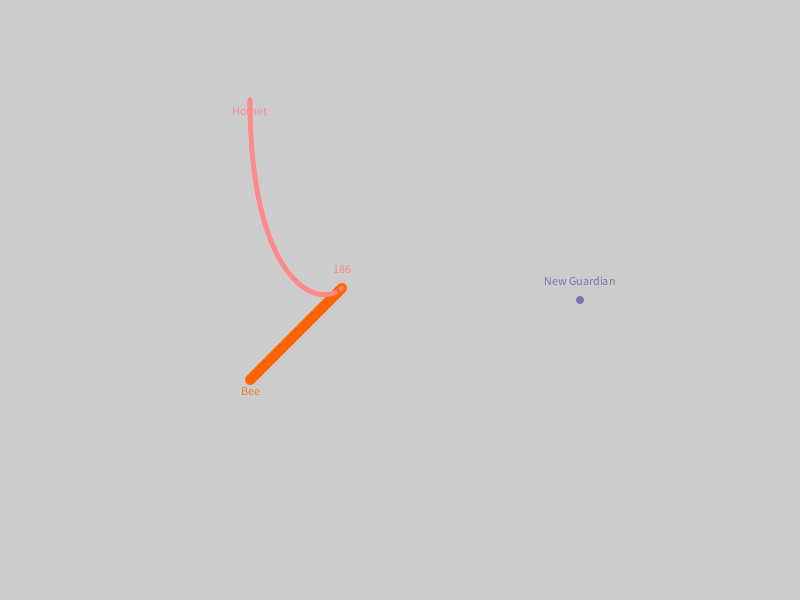
Frame 1 (no input)
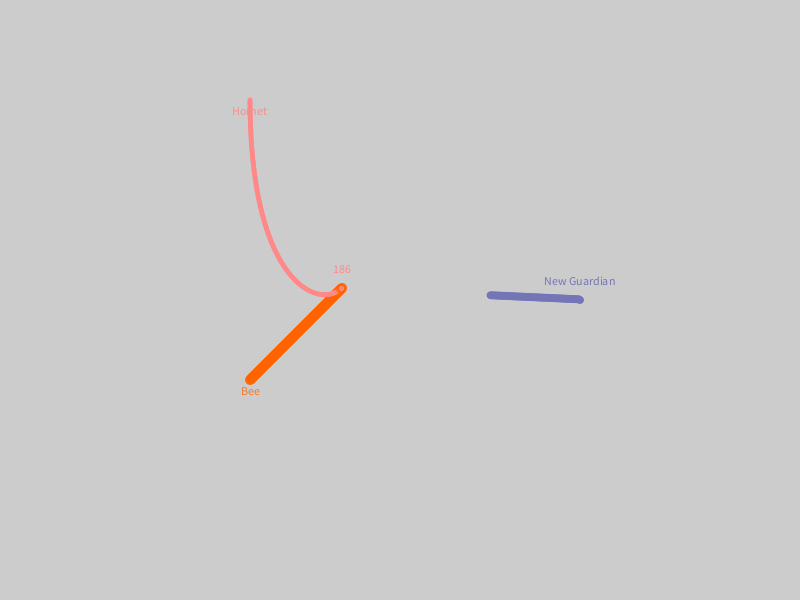
Frame 60 (the mouse pressed at the canvas centre just before this capture)
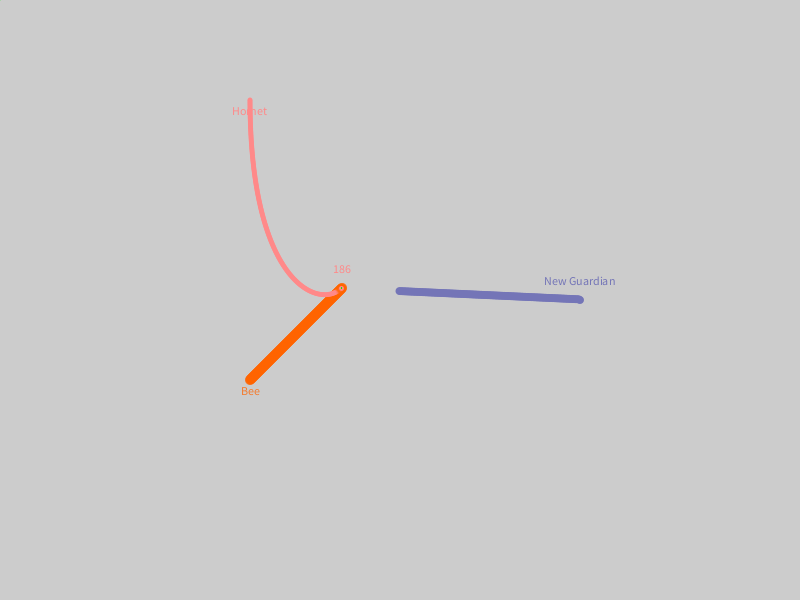
Frame 120 (the mouse held since frame 60 and released just before this capture)

The Processing sketch that drew these frames (run headless with seeded random() and noise(); from frame 60 on, the mouse is pressed at the canvas centre):

// Processing sketch: BetterGuardianLogic
// ── BetterGuardianLogic.pde
//last updated: 170701 (should work overall)

Bee simBee;
Bee realBee;
SimulHornet simHornet;
RealHornet realHornet;
NewGuardian simNewGuardian;
NewGuardian realNewGuardian;

ArrayList<PVector> hornetPoints = new ArrayList<PVector>();
void setup() {
  size(800, 600);
  simBee = new Bee(0.7);
  realBee = new Bee(0.7);
  simHornet = new SimulHornet(1.3);
  realHornet = new RealHornet(1.3);
  simNewGuardian = new NewGuardian(1.52);
  realNewGuardian = new NewGuardian(1.52);
  //frameRate(10000);
  frameRate(120);
}

int guardianFinalFrame = 0, guardianStuckTimes = 0;
void draw() {
  //background(255);
  textAlign(CENTER);
  while (simHornet.getStopMove() == false) {
    simBee.showBee();
    simBee.move();
    simHornet.showHornet();
    simHornet.move();
  }
  //myGuardian.showGuardian();
  //myGuardian.move();
  //if (myGuardian.getStopMove()) {
  //frameRate(60);
  //myNewGuardian.updateFinalLocation(myGuardian.getLocation().x, myGuardian.getLocation().y); //get the primitive final location
  //myNewGuardian.updateFinalLocation(hornetPoints.get(107).x, hornetPoints.get(107).y); //testing whether the final frames match
  //myNewGuardian.updateFinalLocation(425.36066, 362.76913); //107
  //myNewGuardian.updateFinalLocation(499.87952, 252.78468); //210

  //}



  if (simHornet.getStopMove() && simNewGuardian.getIsFinalFrame() == false) { // if -> while
    simNewGuardian.showGuardian();

    if (guardianFinalFrame != simNewGuardian.getMoves()) { 
      simNewGuardian.move();
      //assign guardian's final location to hornet's final frame
      if (guardianFinalFrame != 0) simNewGuardian.updateFinalLocation(hornetPoints.get(guardianFinalFrame).x, hornetPoints.get(guardianFinalFrame).y);

      if (simNewGuardian.getStopMove()) {
        if (guardianStuckTimes >= 15) {
          println("forcefully using this as the final frame because there won't be a shorter path");          
          
          simNewGuardian.confirmFinalFrame();
          println(guardianFinalFrame);
          background(220);
        } else {
          
          simNewGuardian.updateFinalLocation(hornetPoints.get(guardianFinalFrame).x, hornetPoints.get(guardianFinalFrame).y);

          guardianFinalFrame = simNewGuardian.getMoves();
          simNewGuardian.resetGuardian();
        }
      }
    } else { // Equal. 2 situations:
      // 1. Really final frame (shortest path)
      // 2. Hasn't reached the target yet. Stopped mid-way

      println("equal");

      if (simNewGuardian.getStopMove()) {
        println("Confirming this to be the final frame (shortest path)");

        simNewGuardian.confirmFinalFrame();
        println(guardianFinalFrame);
        background(220);
      } else {
        println("Hasn't reached the target yet. Stopped mid-way");

        guardianStuckTimes++; //it is possible that the shorest path and this "stucked" frame differs by a small value and keeps trying to get a shortest path. This stuckTimes will be used to determine whether it has got the shorest path possible.

        simNewGuardian.move(); //make it continue to move (the frames are unequal again)
      }
    }
  }

  if (simNewGuardian.getIsFinalFrame()) {
    realBee.showBee();
    realBee.move();
    realHornet.showHornet();
    realHornet.move();
    realNewGuardian.updateFinalLocation(hornetPoints.get(guardianFinalFrame).x, hornetPoints.get(guardianFinalFrame).y);
    realNewGuardian.showGuardian();
    realNewGuardian.move();
  }


  //Guideline
  //1. get every point of hornet's path.
  //2. use the new guardian logic to test the final location, until the hornet's and the guardian's final frames are the same
}

int speedMultiplier = 1;
class Bee {
  PVector location = new PVector(width/2-150, height/2+80); 
  float radius = 10;
  float speed;
  float moveTheta = radians(45);

  boolean printName = true;

  Bee(float _speed) {
    speed = _speed * speedMultiplier;
  }

  void showBee() {
    fill(255, 100, 0, 200);
    if (printName) text("Bee", location.x, location.y+15);
    printName = false;
    stroke(0); 
    noStroke(); 
    ellipse(location.x, location.y, radius, radius);
  }

  void resetBee() {
    location = new PVector(width/2-150, height/2+80);
  }

  void move() {
    float moveX = speed*cos(moveTheta);
    float moveY = -speed*sin(moveTheta);

    location = new PVector(location.x+moveX, location.y+moveY); //the actual moving code
  }

  PVector getLocation() {
    return location;
  }
}

class SimulHornet {
  PVector location = new PVector(width/2-150, height/2-200);
  float radius = 5;
  float speed;
  float moveTheta;
  boolean stopMove = false;
  int moves = 0;

  boolean printName = true;

  SimulHornet(float _speed) {
    speed = _speed * speedMultiplier;
  } 

  void showHornet() {
    fill(255, 137, 137);
    if (printName) text("Hornet", location.x, location.y+15);
    printName = false;
    stroke(0); 
    noStroke();
    ellipse(location.x, location.y, radius, radius);
  }

  void resetHornet() {
    stopMove = false;
    location = new PVector(width/2-150, height/2-200);
    moves = 0;
  }

  void move() {
    float bx = simBee.getLocation().x;
    float by = simBee.getLocation().y;

    float detX = bx - location.x;
    float detY = by - location.y;
    float hypotenuse = distance_between_two_points(location.x, bx, location.y, by);
    if (hypotenuse < 1.5) {
      if (stopMove == false) {
        guardianFinalFrame = moves-1;
        println("Hornet stops at " + moves + " moves");
      }
      stopMove = true;
      text(moves, location.x, location.y-15);
    }
    float _thetaRad = asin(abs(by - location.y) / hypotenuse);
    moveTheta = returnRealTheta(_thetaRad, detX, detY);
    float moveX = speed*cos(moveTheta);
    float moveY = -speed*sin(moveTheta);

    if (stopMove == false) {
      location = new PVector(location.x+moveX, location.y+moveY); //the actual moving code
      if (simNewGuardian.getIsFinalFrame() == false) {
        hornetPoints.add(location);
        println(moves, hornetPoints.get(moves));
      }
      moves++;
    }
  }

  PVector getLocation() {
    return location;
  }

  int getMoves() {
    return moves;
  }

  boolean getStopMove() {
    return stopMove;
  }
}

class RealHornet {
  PVector location = new PVector(width/2-150, height/2-200);
  float radius = 5;
  float speed;
  float moveTheta;
  boolean stopMove = false;
  int moves = 0;

  boolean printName = true;

  RealHornet(float _speed) {
    speed = _speed * speedMultiplier;
  } 

  void showHornet() {
    fill(255, 137, 137);
    if (printName) text("Hornet", location.x, location.y+15);
    printName = false;
    stroke(0); 
    noStroke();
    ellipse(location.x, location.y, radius, radius);
  }

  void resetHornet() {
    stopMove = false;
    location = new PVector(width/2-150, height/2-200);
    moves = 0;
  }

  void move() {
    float bx = realBee.getLocation().x;
    float by = realBee.getLocation().y;

    float detX = bx - location.x;
    float detY = by - location.y;
    float hypotenuse = distance_between_two_points(location.x, bx, location.y, by);
    if (hypotenuse < 1.5) {
      if (stopMove == false) {
        guardianFinalFrame = moves-1;
        println("Hornet stops at " + moves + " moves");
      }
      stopMove = true;
      text(moves, location.x, location.y-15);
    }
    float _thetaRad = asin(abs(by - location.y) / hypotenuse);
    moveTheta = returnRealTheta(_thetaRad, detX, detY);
    float moveX = speed*cos(moveTheta);
    float moveY = -speed*sin(moveTheta);

    if (stopMove == false) {
      location = new PVector(location.x+moveX, location.y+moveY); //the actual moving code
      //if (simNewGuardian.getIsFinalFrame() == false) {
      //  hornetPoints.add(location);
      //  println(moves, hornetPoints.get(moves));
      //}
      moves++;
    }
  }

  PVector getLocation() {
    return location;
  }

  int getMoves() {
    return moves;
  }

  boolean getStopMove() {
    return stopMove;
  }
}

class NewGuardian {
  PVector location = new PVector(width/2+180, height/2);
  float radius = 8;
  float speed;
  float moveTheta = radians(450);
  boolean stopMove = false; //initial false. reset to true when it is assigned a final location
  int moves = 0;
  boolean isFinalFrame = false;

  boolean printName = true;

  NewGuardian(float _speed) {
    speed = _speed * speedMultiplier;
  } 

  void resetGuardian() {
    stopMove = false;
    location = new PVector(width/2+180, height/2);
    moves = 0;
  }

  void confirmFinalFrame() {
    isFinalFrame = true;
  }

  float finalX, finalY;
  void updateFinalLocation(float x, float y) {
    finalX = x;
    finalY = y;
  }

  void showGuardian() {
    fill(116, 117, 183);
    if (printName) text("New Guardian", location.x, location.y-15);
    printName = false;
    stroke(0); 
    noStroke();
    ellipse(location.x, location.y, radius, radius);

    fill(0, 255, 0);
    ellipse(finalX, finalY, 1, 1);
  }

  void move() {
    float hx = finalX;
    float hy = finalY;

    float detX = hx - location.x;
    float detY = hy - location.y;
    float hypotenuse = distance_between_two_points(location.x, hx, location.y, hy);
    float _thetaRad = asin(abs(hy - location.y) / hypotenuse);
    if (hypotenuse < 1.5) {
      if (stopMove == false) {
        fill(116, 117, 183);
        println("New Guardian stops at " + moves + " moves");
        text(moves, location.x, location.y-25);
      }
      stopMove = true;
    }
    moveTheta = returnRealTheta(_thetaRad, detX, detY);
    float moveX = speed*cos(moveTheta);
    float moveY = -speed*sin(moveTheta);

    if (stopMove == false) {
      location = new PVector(location.x+moveX, location.y+moveY); //the actual moving code
      moves++;
    }
  }

  boolean getStopMove() {
    return stopMove;
  }

  boolean getIsFinalFrame() {
    return isFinalFrame;
  }

  int getMoves() {
    return moves;
  }
}





float distance_between_two_points(float _x1, float _x2, float _y1, float _y2) {
  float result = sqrt(pow((_x1-_x2), 2) + pow((_y1-_y2), 2));  
  return result;
}

float returnRealTheta(float __theta, float determinantX, float determinantY) {
  if (determinantX >= 0 && determinantY < 0) {
    __theta = __theta;
  } else if (determinantX < 0 && determinantY < 0) {
    __theta = PI - __theta;
  } else if (determinantX < 0 && determinantY >= 0) {
    __theta = PI + __theta;
  } else if (determinantX >= 0 && determinantY >= 0) {
    __theta = TWO_PI - __theta;
  } else println("wtf?");

  return __theta;
}

void keyReleased() {
  if (key == 's') {
    frameRate(10);
  } else if (key == 'h') {
    frameRate(300);
  } else {
    frameRate(120);
  }
}
